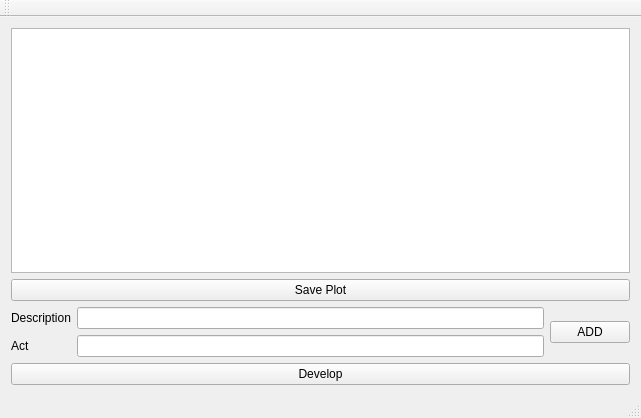
<?xml version="1.0" encoding="UTF-8"?>
<ui version="4.0">
 <class>WriterViewClass</class>
 <widget class="QMainWindow" name="WriterViewClass">
  <property name="geometry">
   <rect>
    <x>0</x>
    <y>0</y>
    <width>641</width>
    <height>418</height>
   </rect>
  </property>
  <property name="windowTitle">
   <string>WriterView</string>
  </property>
  <widget class="QWidget" name="centralWidget">
   <layout class="QVBoxLayout" name="verticalLayout">
    <item>
     <widget class="QTableView" name="tableWithData"/>
    </item>
    <item>
     <widget class="QPushButton" name="saveButton">
      <property name="text">
       <string>Save Plot</string>
      </property>
     </widget>
    </item>
    <item>
     <layout class="QHBoxLayout" name="horizontalLayout">
      <item>
       <layout class="QFormLayout" name="formLayout">
        <item row="0" column="0">
         <widget class="QLabel" name="descriptionLabel">
          <property name="text">
           <string>Description</string>
          </property>
         </widget>
        </item>
        <item row="0" column="1">
         <widget class="QLineEdit" name="descriptionLineEdit"/>
        </item>
        <item row="1" column="0">
         <widget class="QLabel" name="actLabel">
          <property name="text">
           <string>Act</string>
          </property>
         </widget>
        </item>
        <item row="1" column="1">
         <widget class="QLineEdit" name="actLineEdit"/>
        </item>
       </layout>
      </item>
      <item>
       <widget class="QPushButton" name="addButton">
        <property name="text">
         <string>ADD</string>
        </property>
       </widget>
      </item>
     </layout>
    </item>
    <item>
     <widget class="QPushButton" name="developButton">
      <property name="text">
       <string>Develop</string>
      </property>
     </widget>
    </item>
   </layout>
  </widget>
  <widget class="QMenuBar" name="menuBar">
   <property name="geometry">
    <rect>
     <x>0</x>
     <y>0</y>
     <width>641</width>
     <height>21</height>
    </rect>
   </property>
  </widget>
  <widget class="QToolBar" name="mainToolBar">
   <attribute name="toolBarArea">
    <enum>TopToolBarArea</enum>
   </attribute>
   <attribute name="toolBarBreak">
    <bool>false</bool>
   </attribute>
  </widget>
  <widget class="QStatusBar" name="statusBar"/>
 </widget>
 <layoutdefault spacing="6" margin="11"/>
 <resources/>
 <connections/>
</ui>
